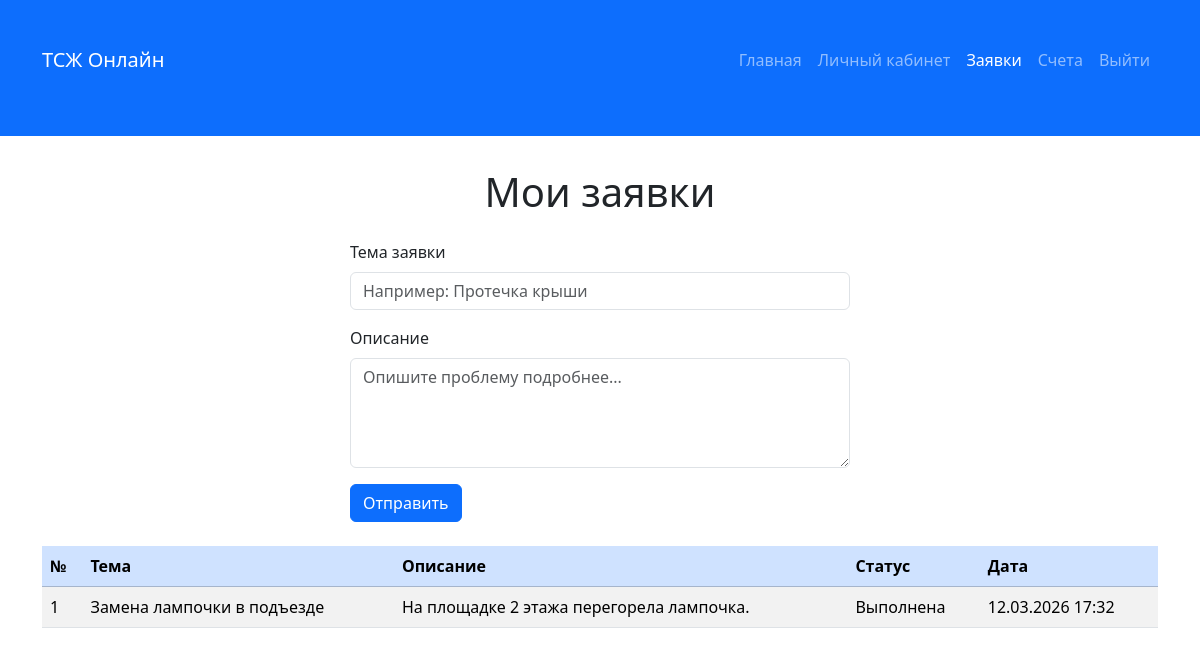
The app's page /requests.php (signed in) with its own data.
### tables this page shows
CREATE TABLE IF NOT EXISTS requests (
  id INT PRIMARY KEY AUTO_INCREMENT,
  user_id INT NOT NULL,
  title VARCHAR(255) NOT NULL,
  description TEXT NOT NULL,
  status VARCHAR(50) NOT NULL DEFAULT 'Новая',
  created_at TIMESTAMP DEFAULT CURRENT_TIMESTAMP,
  FOREIGN KEY (user_id) REFERENCES users(id) ON DELETE CASCADE
);

### requests.php (the view, shortened to what this page needs)
<?php
require_once 'db.php';
$saved_title = '';
$saved_description = '';
$user_id = (int) $_SESSION['user_id'];
$stmt = mysqli_prepare($conn, "SELECT id, title, description, status, created_at FROM requests WHERE user_id = ? ORDER BY created_at DESC");
mysqli_stmt_bind_param($stmt, 'i', $user_id);
mysqli_stmt_execute($stmt);
$result = mysqli_stmt_get_result($stmt);
$requests = mysqli_fetch_all($result, MYSQLI_ASSOC);
?>
<!DOCTYPE html>
<html lang="ru">
<head>
    <link href="https://cdn.jsdelivr.net/npm/bootstrap@5.3.2/dist/css/bootstrap.min.css" rel="stylesheet">
    <link rel="stylesheet" href="style.css">
</head>
<body>
    <nav class="navbar navbar-expand-lg navbar-dark bg-primary">
        <div class="container">
            <a class="navbar-brand" href="index.php">ТСЖ Онлайн</a>
            <div class="collapse navbar-collapse" id="navbarNav">
                <ul class="navbar-nav ms-auto">
                    <li class="nav-item"><a class="nav-link" href="index.php">Главная</a></li>
                    <li class="nav-item"><a class="nav-link" href="dashboard.php">Личный кабинет</a></li>
                    <li class="nav-item"><a class="nav-link active" href="requests.php">Заявки</a></li>
                    <li class="nav-item"><a class="nav-link" href="bills.php">Счета</a></li>
                    <li class="nav-item"><a class="nav-link" href="logout.php">Выйти</a></li>
                </ul>
            </div>
        </div>
    </nav>
    <div class="container">
        <h1>Мои заявки</h1>
        <div class="form-section mb-4">
            <form method="post" action="">
                <div class="mb-3">
                    <label for="title" class="form-label">Тема заявки</label>
                    <input type="text" class="form-control" id="title" name="title" maxlength="255" value="<?= htmlspecialchars($saved_title) ?>" placeholder="Например: Протечка крыши">
                </div>
                <div class="mb-3">
                    <label for="description" class="form-label">Описание</label>
                    <textarea class="form-control" id="description" name="description" rows="4" placeholder="Опишите проблему подробнее..."><?= htmlspecialchars($saved_description) ?></textarea>
                </div>
                <button type="submit" class="btn btn-primary">Отправить</button>
            </form>
        </div>
        <?php if (count($requests) > 0): ?>
            <div class="table-responsive">
                <table class="table table-striped table-hover">
                    <thead class="table-primary">
                        <tr>
                            <th>№</th>
                            <th>Тема</th>
                            <th>Описание</th>
                            <th>Статус</th>
                            <th>Дата</th>
                        </tr>
                    </thead>
                    <tbody>
                        <?php foreach ($requests as $index => $row): ?>
                            <tr>
                                <td><?= $index + 1 ?></td>
                                <td><?= htmlspecialchars($row['title']) ?></td>
                                <td><?= htmlspecialchars($row['description']) ?></td>
                                <td><?= htmlspecialchars($row['status']) ?></td>
                                <td><?= htmlspecialchars(date('d.m.Y H:i', strtotime($row['created_at']))) ?></td>
                            </tr>
                        <?php endforeach; ?>
                    </tbody>
                </table>
            </div>
        <?php else: ?>
            <p class="text-muted">У вас пока нет заявок</p>
        <?php endif; ?>
    </div>
</body>
</html>

### style.css (style rules this page uses)
.container { margin-top: 2rem; margin-bottom: 3rem; }
h1, h2 { text-align: center; margin-bottom: 1.5rem; }
.form-section { max-width: 500px; margin: 0 auto; }
.table-responsive { margin-top: 1rem; }

### records on screen
requests: title "Замена лампочки в подъезде", description "На площадке 2 этажа перегорела лампочка.", status "Выполнена", created_at "12.03.2026 17:32"
